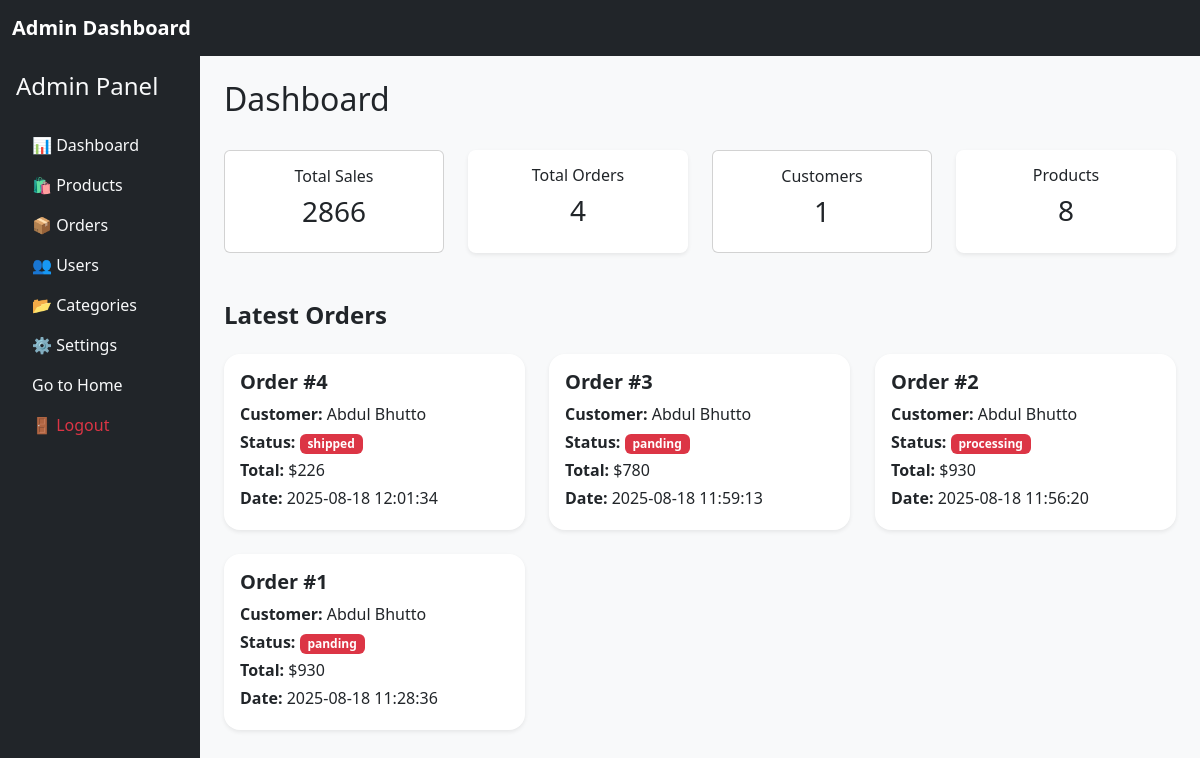
/admin/dashboard.php (signed in), run on an earlier commit of the app's database.
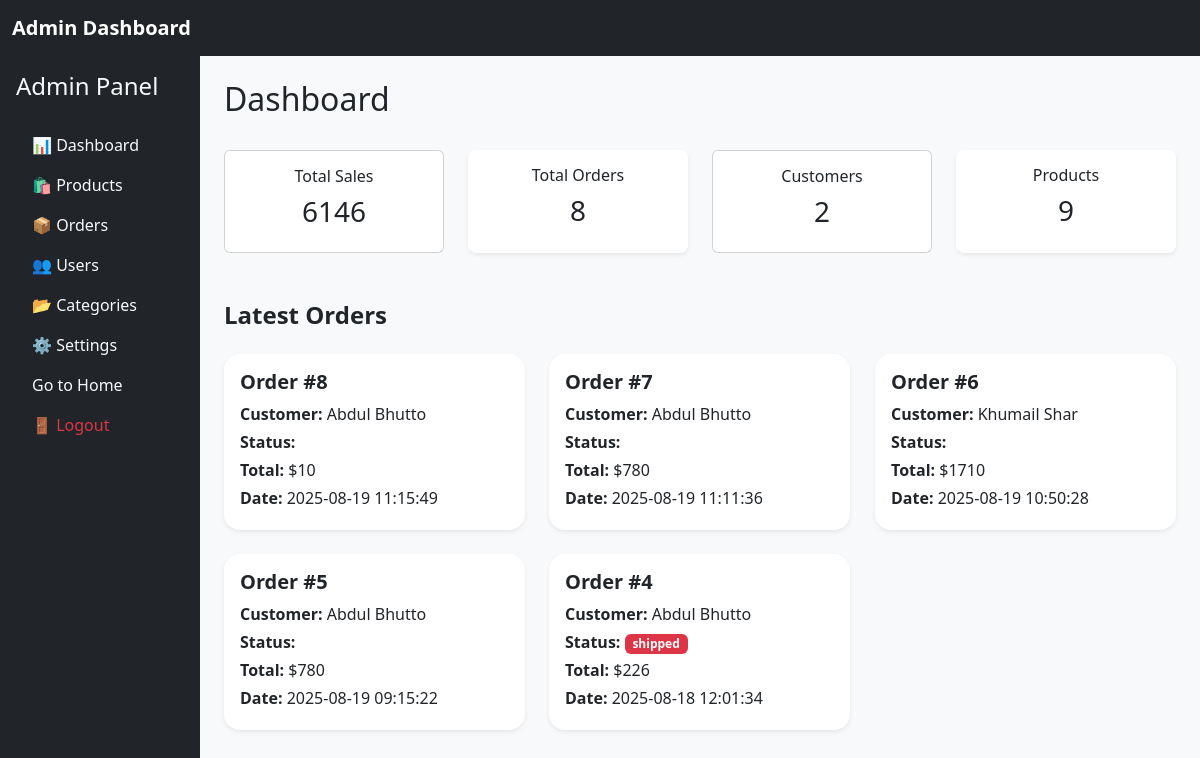
And on a later commit of the database.
### tables this page shows
CREATE TABLE `orders` (
  `order_id` int(11) NOT NULL,
  `user_id` int(11) DEFAULT NULL,
  `order_Status` enum('panding','processing','shipped','delivered','cancelled') DEFAULT 'panding',
  `total_ammount` decimal(10,0) DEFAULT NULL,
  `payment_status` varchar(250) NOT NULL,
  `shipping_Address` varchar(500) DEFAULT NULL,
  `placed_at` timestamp NOT NULL DEFAULT current_timestamp(),
  `updated_at` timestamp NOT NULL DEFAULT current_timestamp() ON UPDATE current_timestamp()
);

CREATE TABLE `users` (
  `user_id` int(11) NOT NULL,
  `role_id` int(11) DEFAULT 2,
  `first_name` varchar(100) NOT NULL,
  `middle_name` varchar(250) DEFAULT NULL,
  `last_name` varchar(100) NOT NULL,
  `email` varchar(150) NOT NULL,
  `password_hash` varchar(255) NOT NULL,
  `phone` varchar(20) DEFAULT NULL,
  `address` text DEFAULT NULL,
  `city` varchar(100) DEFAULT NULL,
  `state` varchar(100) DEFAULT NULL,
  `postal_code` varchar(20) DEFAULT NULL,
  `country` varchar(100) DEFAULT NULL,
  `created_at` timestamp NOT NULL DEFAULT current_timestamp(),
  `updated_at` timestamp NOT NULL DEFAULT current_timestamp() ON UPDATE current_timestamp(),
  `status` enum('Active','Inactive') NOT NULL DEFAULT 'Inactive'
);

### require/database_settings.php (called while the page is built)
<?php
        $host_name      = "localhost";
        $user_name      = "root";
        $password       = "";
        $database_name  = "ecommerce";
?>

### require/database_connection.php (called while the page is built, shortened)
<?php
require("database_settings.php");
class database_connection {
    public function __construct($host_name, $user_name, $password, $database_name) {
        $this->host_name = $host_name;
        $this->user_name = $user_name;
        $this->password = $password;
        $this->database_name = $database_name;
        $this->connection = new mysqli($this->host_name, $this->user_name, $this->password, $this->database_name);
    }
}
$connection = new database_connection($host_name, $user_name, $password, $database_name);

### admin/dashboard.php (the view, shortened to what the changed rows need)
<?php
include("includes/admin_configs.php");
require("../require/database_connection.php");
class page_configs
{
    public static function get_total_sales($connection)
    {
        $query = "SELECT IFNULL(SUM(total_ammount), 0) AS total_amount FROM orders";
        $result = mysqli_query($connection->connection, $query);
        if ($result) {
            $row = mysqli_fetch_assoc($result);
            return $row['total_amount'] ?? 0;
        }
        return 0;
    }
    public static function get_total_orders($connection)
    {
        $query = "SELECT COUNT(*) AS total_orders FROM orders;";
        $result = mysqli_query($connection->connection, $query);
        if ($result) {
            $row = mysqli_fetch_assoc($result);
            return $row['total_orders'];
        }
        return 0;
    }
    public static function get_total_customers($connection)
    {
        $query = "SELECT COUNT(*) AS total_users FROM users WHERE user_id != 1";
        $result = mysqli_query($connection->connection, $query);
        if ($result) {
            $row = mysqli_fetch_assoc($result);
            return $row['total_users'];
        }
        return 0;
    }
    public static function get_total_products($connection)
    {
        $query = "SELECT COUNT(*) AS total_products FROM products";
        $result = mysqli_query($connection->connection, $query);
        if ($result) {
            $row = mysqli_fetch_assoc($result);
            return $row['total_products'];
        }
        return 0;
    }
    public static function fetch_orders($connection)
    {
        $query = "SELECT orders.*, users.first_name, users.last_name, users.email
                    FROM orders
                    INNER JOIN users ON users.user_id = orders.user_id
                    ORDER BY orders.placed_at DESC
                    LIMIT 5;";
        $result = mysqli_query($connection->connection, $query);
        if ($result) {
            return $result;
        }
        return false;
    }
}
?>
<body class="bg-light">
    <div class="container-fluid">
        <div class="row">
            <main class="col-md-10 ms-sm-auto px-md-4 py-4" id="">
                <div class="d-flex justify-content-between flex-wrap flex-md-nowrap align-items-center mb-4">
                    <h2>Dashboard</h2>
                </div>
                <div class="row g-4">
                    <div class="col-md-3" data-aos="fade-up">
                        <div class="card text-center p-3">
                            <h6>Total Sales</h6>
                            <h3><?php echo page_configs::get_total_sales($connection); ?></h3>
                        </div>
                    </div>
                    <div class="col-md-3" data-aos="fade-up" data-aos-delay="100">
                        <a href="orders.php" class="text-decoration-none text-dark">
                            <div class="card text-center p-3 shadow-sm border-0 rounded-3 h-100">
                                <h6>Total Orders</h6>
                                <h3><?php echo page_configs::get_total_orders($connection); ?></h3>
                            </div>
                        </a>
                    </div>
                    <div class="col-md-3" data-aos="fade-up" data-aos-delay="200">
                        <div class="card text-center p-3">
                            <h6>Customers</h6>
                            <h3><?php echo page_configs::get_total_customers($connection); ?></h3>
                        </div>
                    </div>
                    <div class="col-md-3" data-aos="fade-up" data-aos-delay="300">
                        <a href="products.php" class="text-decoration-none text-dark">
                            <div class="card text-center p-3 shadow-sm border-0 rounded-3 h-100">
                                <h6>Products</h6>
                                <h3><?php echo page_configs::get_total_products($connection); ?></h3>
                            </div>
                        </a>
                    </div>
                </div>
                <div class="mt-5" data-aos="fade-up">
                    <div class="row g-4">
                        <?php
                        $result = page_configs::fetch_orders($connection);
                        if (mysqli_num_rows($result) > 0) {
                            while ($row = mysqli_fetch_assoc($result)) {
                                ?>
                                <div class="col-md-4" data-aos="zoom-in" data-aos-delay="100">
                                    <a href="view_order.php?id=<?php echo $row['order_id']; ?>"
                                        class="text-decoration-none text-dark">
                                        <div class="card shadow-sm border-0 rounded-4 h-100">
                                            <div class="card-body">
                                                <h5 class="card-title fw-bold">Order #<?php echo $row['order_id'] ?? "" ?></h5>
                                                <p class="mb-1"><strong>Customer:</strong>
                                                    <?php echo $row['first_name'] . " " . $row['last_name'] ?? "" ?></p>
                                                <p class="mb-1"><strong>Status:</strong>
                                                    <span
                                                        class="badge bg-<?php echo ($row['order_Status'] == 'Completed') ? 'success' : 'danger'; ?>"><?php echo $row['order_Status'] ?? "" ?></span>
                                                </p>
                                                <p class="mb-1"><strong>Total:</strong>
                                                    $<?php echo $row['total_ammount'] ?? "" ?></p>
                                                <p class="mb-1"><strong>Date:</strong> <?php echo $row['placed_at'] ?? "" ?></p>
                                            </div>
                                        </div>
                                    </a>
                                </div>
                                <?php
                            }
                        } else {
                            echo "<p>No recent orders found.</p>";
                        }
                        ?>
                    </div>
                </div>
            </main>
        </div>
    </div>

What changed in the data, as far as the page shows it:
no longer on this page (row unchanged): orders: order_id "3", user.last_name "Abdul Bhutto", order_Status "panding", total_ammount "780", placed_at "2025-08-18 11:59:13"
no longer on this page (row unchanged): orders: order_id "2", user.last_name "Abdul Bhutto", order_Status "processing", total_ammount "930", placed_at "2025-08-18 11:56:20"
no longer on this page (row unchanged): orders: order_id "1", user.last_name "Abdul Bhutto", order_Status "panding", total_ammount "930", placed_at "2025-08-18 11:28:36"
added orders: order_id "8", user.last_name "Abdul Bhutto", total_ammount "10", placed_at "2025-08-19 11:15:49"
added orders: order_id "7", user.last_name "Abdul Bhutto", total_ammount "780", placed_at "2025-08-19 11:11:36"
added orders: order_id "6", user.last_name "Khumail Shar", total_ammount "1710", placed_at "2025-08-19 10:50:28"
added orders: order_id "5", user.last_name "Abdul Bhutto", total_ammount "780", placed_at "2025-08-19 09:15:22"
Also different on the page:
page_configs::get_total_sales($connection): "2866" → "6146"
page_configs::get_total_orders($connection): "4" → "8"
page_configs::get_total_customers($connection): "1" → "2"
page_configs::get_total_products($connection): "8" → "9"
